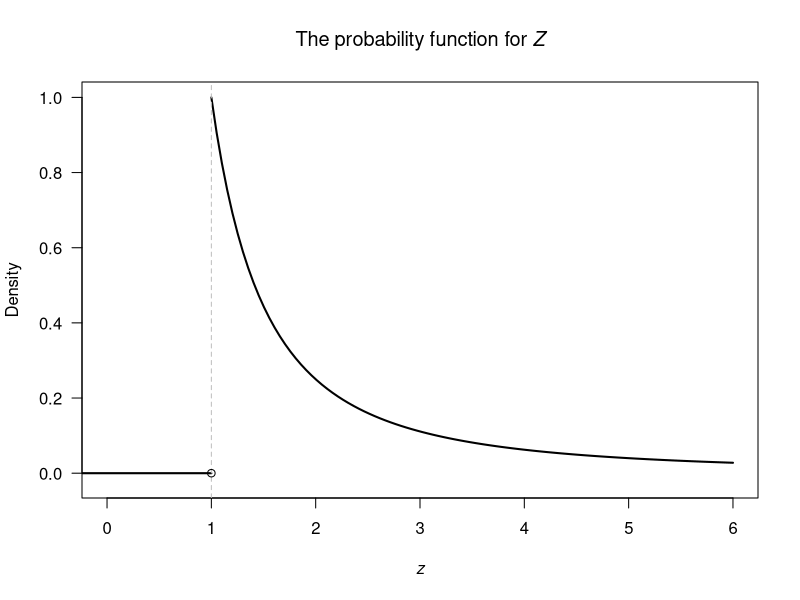

Reproduce this figure in R.
z <- seq(1, 6, length = 100)

# Plot for z > 1
plot(x = z, y = z^(-2),
     type = "l", lwd = 2, las = 1,
     xlim = c(0, 6), ylim = c(-0.025, 1),
     xlab = expression( italic(z)),
     ylab = "Density",
     main = expression(paste(The~probability~"function for"~italic(Z))))

# Line for x = 0 to x = 1
lines( x = c(-1, 1),
       y = c(0, 0),
       lwd = 2) ### lwd = 2: Thicker line width

# Dotted vertical line
abline(v = 1, lty = 2, ### lty = 2: means 'dotted lines' 
       col = "grey") 

# Show open point
points(x = 1, y = 0,
       pch = 1) ### pch = 1: open circle
